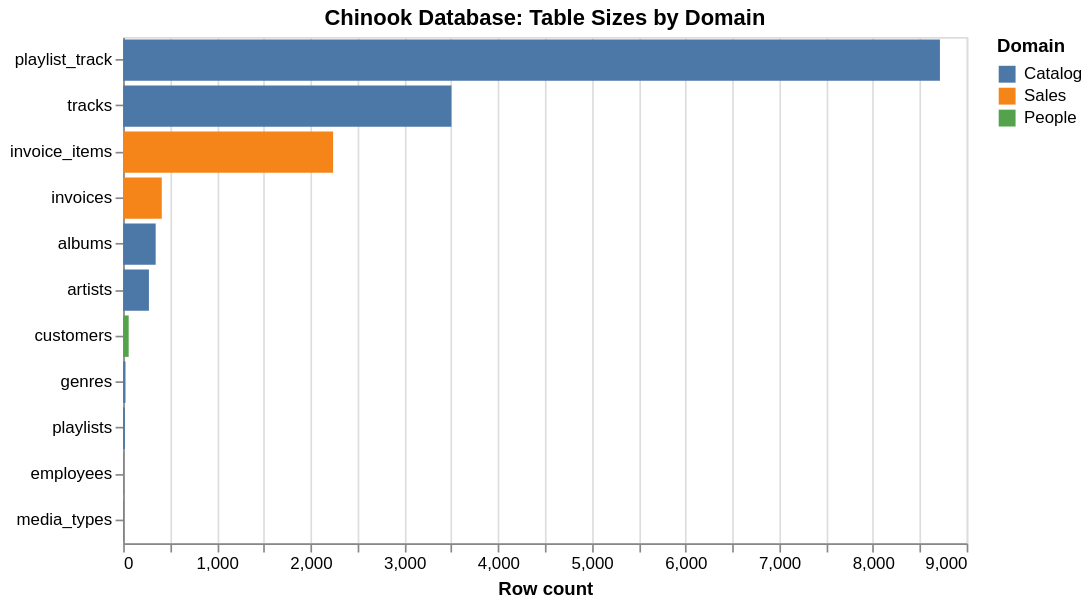

Source (notebook cell):
### Code cell
alt.Chart(df_counts).mark_bar().encode(
    x=alt.X('rows:Q', title='Row count'),
    y=alt.Y('table_name:N', sort='-x', title=None),
    color=alt.Color('domain:N', 
        scale=alt.Scale(domain=['Catalog', 'Sales', 'People'],
                      range=['#4c78a8', '#f58518', '#54a24b']),
        legend=alt.Legend(title='Domain')),
    tooltip=['table_name', 'rows', 'domain']
).properties(title='Chinook Database: Table Sizes by Domain', width=500, height=300)

### Figure 1 — Vega-Lite specification as saved in the notebook (floating-point values rounded to 4 significant figures)
{"config": {"view": {"continuousWidth": 300, "continuousHeight": 300}}, "data": {"name": "data-4a2032c2d7c3287fa969cbd5f7c81a43"}, "mark": {"type": "bar"}, "encoding": {"color": {"field": "domain", "legend": {"title": "Domain"}, "scale": {"domain": ["Catalog", "Sales", "People"], "range": ["#4c78a8", "#f58518", "#54a24b"]}, "type": "nominal"}, "tooltip": [{"field": "table_name", "type": "nominal"}, {"field": "rows", "type": "quantitative"}, {"field": "domain", "type": "nominal"}], "x": {"field": "rows", "title": "Row count", "type": "quantitative"}, "y": {"field": "table_name", "sort": "-x", "title": null, "type": "nominal"}}, "height": 300, "title": "Chinook Database: Table Sizes by Domain", "width": 500, "$schema": "https://vega.github.io/schema/vega-lite/v6.1.0.json", "datasets": {"data-4a2032c2d7c3287fa969cbd5f7c81a43": [{"table_name": "playlist_track", "rows": 8715, "domain": "Catalog"}, {"table_name": "tracks", "rows": 3503, "domain": "Catalog"}, {"table_name": "invoice_items", "rows": 2240, "domain": "Sales"}, {"table_name": "invoices", "rows": 412, "domain": "Sales"}, {"table_name": "albums", "rows": 347, "domain": "Catalog"}, {"table_name": "artists", "rows": 275, "domain": "Catalog"}, {"table_name": "customers", "rows": 59, "domain": "People"}, {"table_name": "genres", "rows": 25, "domain": "Catalog"}, {"table_name": "playlists", "rows": 18, "domain": "Catalog"}, {"table_name": "employees", "rows": 8, "domain": "People"}, {"table_name": "media_types", "rows": 5, "domain": "Catalog"}]}}
